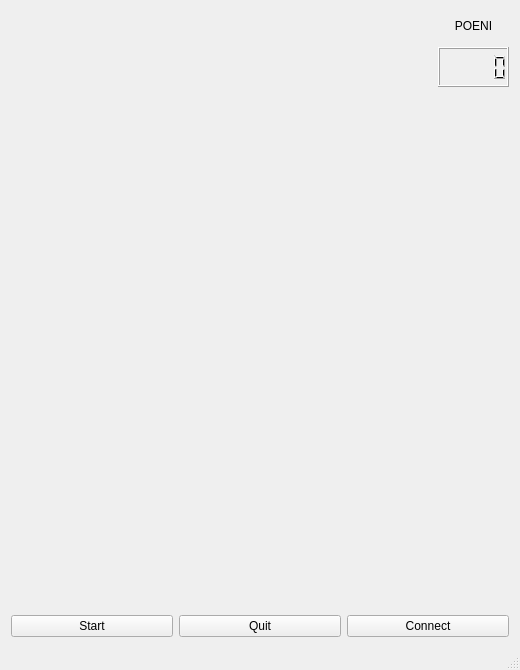
<?xml version="1.0" encoding="UTF-8"?>
<ui version="4.0">
 <class>MainWindow</class>
 <widget class="QMainWindow" name="MainWindow">
  <property name="geometry">
   <rect>
    <x>0</x>
    <y>0</y>
    <width>520</width>
    <height>670</height>
   </rect>
  </property>
  <property name="minimumSize">
   <size>
    <width>520</width>
    <height>670</height>
   </size>
  </property>
  <property name="windowTitle">
   <string>MainWindow</string>
  </property>
  <widget class="QWidget" name="centralWidget">
   <layout class="QGridLayout" name="gridLayout">
    <item row="4" column="2">
     <widget class="QPushButton" name="connect">
      <property name="text">
       <string>Connect</string>
      </property>
     </widget>
    </item>
    <item row="4" column="0">
     <widget class="QPushButton" name="buttonStart">
      <property name="text">
       <string>Start</string>
      </property>
     </widget>
    </item>
    <item row="1" column="2">
     <spacer name="verticalSpacer">
      <property name="orientation">
       <enum>Qt::Vertical</enum>
      </property>
      <property name="sizeHint" stdset="0">
       <size>
        <width>20</width>
        <height>277</height>
       </size>
      </property>
     </spacer>
    </item>
    <item row="0" column="0" colspan="3">
     <layout class="QVBoxLayout" name="verticalLayout">
      <item>
       <layout class="QHBoxLayout" name="horizontalLayout_2">
        <item>
         <widget class="QLabel" name="Igrac">
          <property name="text">
           <string/>
          </property>
         </widget>
        </item>
        <item>
         <spacer name="horizontalSpacer_2">
          <property name="orientation">
           <enum>Qt::Horizontal</enum>
          </property>
          <property name="sizeHint" stdset="0">
           <size>
            <width>40</width>
            <height>20</height>
           </size>
          </property>
         </spacer>
        </item>
        <item>
         <widget class="QLabel" name="label">
          <property name="minimumSize">
           <size>
            <width>71</width>
            <height>30</height>
           </size>
          </property>
          <property name="text">
           <string>POENI</string>
          </property>
          <property name="alignment">
           <set>Qt::AlignCenter</set>
          </property>
         </widget>
        </item>
       </layout>
      </item>
      <item>
       <layout class="QHBoxLayout" name="horizontalLayout_3">
        <item>
         <spacer name="horizontalSpacer">
          <property name="orientation">
           <enum>Qt::Horizontal</enum>
          </property>
          <property name="sizeHint" stdset="0">
           <size>
            <width>40</width>
            <height>20</height>
           </size>
          </property>
         </spacer>
        </item>
        <item>
         <widget class="QLCDNumber" name="rezultat">
          <property name="minimumSize">
           <size>
            <width>71</width>
            <height>40</height>
           </size>
          </property>
         </widget>
        </item>
       </layout>
      </item>
     </layout>
    </item>
    <item row="4" column="1">
     <widget class="QPushButton" name="buttonStop">
      <property name="text">
       <string>Quit</string>
      </property>
     </widget>
    </item>
   </layout>
  </widget>
  <widget class="QStatusBar" name="statusBar"/>
 </widget>
 <layoutdefault spacing="6" margin="11"/>
 <resources/>
 <connections/>
</ui>
